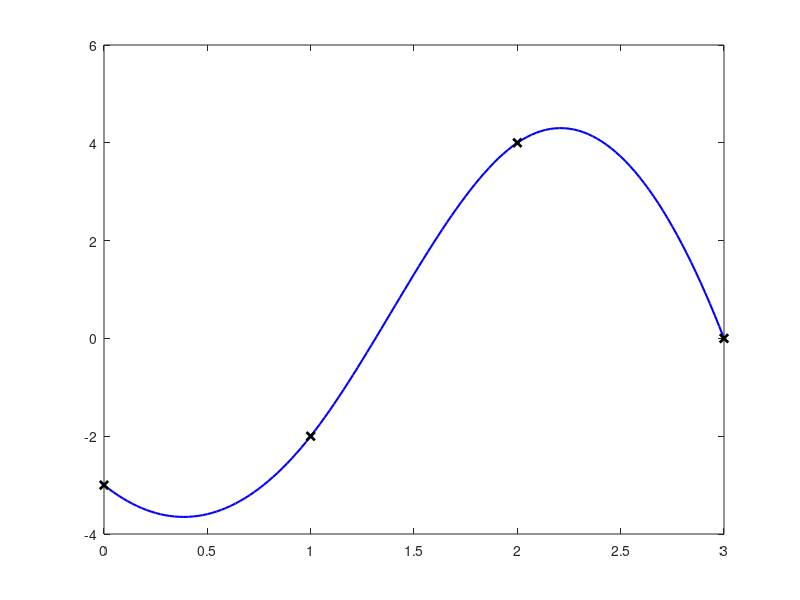

The MATLAB script that drew this image:
function cap5ex2()
    printf(":::::::::::::::: CAPITULO 5 :: EXERCICIO 2 A ::::::::::::::::\n")
    x = [  0  1  2  3 ];
    y = [ -3 -2  4  0 ];
    n = 3;
    for i = 1 : n
        h(i) = x(i+1) - x(i);
    end
    [a b c d] = fAspline(n, x, y, h);
    a2 = a(2)
    b2 = b(2)
    c2 = c(2)
    d2 = d(2)

    printf(":::::::::::::::: CAPITULO 5 :: EXERCICIO 2 B ::::::::::::::::\n")
    x = [  0  1  2  3 ];
    y = [ -3 -2  4  0 ];
    n = 3;
    for i = 1 : n
        h(i) = x(i+1) - x(i);
    end
    [a b c d] = fBspline(n, x, y, h)

    printf(":::::::::::::::: CAPITULO 5 :: EXERCICIO 2 C ::::::::::::::::\n")
    printf("x a ser interpolado: ")
    xi = 1.3
    s = 0;
    for i = 1 : n
        if (xi > x(i))
            s = i;
        end
    end
    s

    printf(":::::::::::::::: CAPITULO 5 :: EXERCICIO 2 D ::::::::::::::::\n")
    np = 44;
    xp=[];
    yp=[];
    for i = 1 : n
        xs = x(i) : (x(i+1)-x(i))/np : x(i+1);
        for k = 1 : np+1
            ys(k) = a(i) * (xs(k)-x(i)) * (xs(k)-x(i)) * (xs(k)-x(i)) ...
                  + b(i) * (xs(k)-x(i)) * (xs(k)-x(i)) ...
                  + c(i) * (xs(k)-x(i)) ...
                  + d(i);
        end
        xp = [xp xs];
        yp = [yp ys];
    end
    plot(
        xp, yp, 'b', 'LineWidth', 1.5,
        x, y, 'kx', 'LineWidth', 2
    )
    printf("GRAFICO PLOTADO\n")
end

function [a b c d]=fBspline(m,x,y,h)
    t(2) = 0;
    r(2) = 3*h(1) + 2*h(2);
    d(2) = h(2);
    b(2) = 6*((y(3) - y(2)) / h(2) - (y(2) - y(1)) / h(1));
    for i = 3 : m-1
        t(i) = h(i-1);
        r(i) = 2*(h(i-1) + h(i));
        d(i) = h(i);
        b(i) = 6*((y(i+1) - y(i)) / h(i) - (y(i) - y(i-1)) / h(i-1));
    end
    t(m) = h(m-1);
    r(m) = (2*h(m-1) + 3*h(m));
    d(m) = 0;
    b(m) = 6*((y(m+1) - y(m)) / h(m) - (y(m) - y(m-1)) / h(m-1));
    for i = 3 : m
        aux = t(i) / r(i-1);
        t(i) = 0;
        r(i) = r(i) - aux*d(i-1);
        b(i) = b(i) - aux*b(i-1);
    end
    S(m) = b(m) / r(m);
    for i = m-1 : -1 : 2
        S(i) = (b(i) - d(i)*S(i+1)) / r(i);
    end
    S(1)=S(2); S(m+1)=S(m);
    S
    for i = 1 : m
        a(i) = (S(i+1) - S(i)) / (6*h(i));
        b(i) =  S(i) / 2;
        c(i) = (y(i+1) - y(i)) / h(i) - (S(i+1) + 2*S(i))*h(i) / 6;
        d(i) =  y(i);
    end
end

function [a b c d S] = fAspline(m,x,y,h)
    t(2) = 0;
    r(2) = 2*h(1) + 2*h(2);
    d(2) = h(2);
    b(2) = 6*((y(3) - y(2)) / h(2) - (y(2) - y(1)) / h(1));
    for i = 3 : m-1
    	t(i) = h(i-1);
    	r(i) = 2*(h(i-1) + h(i));
    	d(i) = h(i);
    	b(i) = 6*((y(i+1) - y(i)) / h(i) - (y(i) - y(i-1)) / h(i-1));
    end
    t(m) = h(m-1);
    r(m) = (2*h(m-1)+2*h(m));
    d(m) = 0;
    b(m) = 6*((y(m+1) - y(m)) / h(m) - (y(m) - y(m-1)) / h(m-1));
    for i = 3 : m
        aux = t(i) / r(i-1);
        t(i) = 0;
        r(i) = r(i) - aux*d(i-1);
        b(i) = b(i) - aux*b(i-1);
    end
    S(m) = b(m) / r(m);
    for i = m-1 : -1:2
        S(i) = (b(i) - d(i)*S(i+1)) / r(i);
    end
    S(1) = 0;
    S(m+1) = 0;
    S
    for i = 1 : m
        a(i) = (S(i+1) - S(i)) / (6*h(i));
        b(i) = S(i) / 2;
        c(i) = (y(i+1) - y(i)) / h(i) - (S(i+1) + 2*S(i)) * h(i) / 6;
        d(i) = y(i);
    end
end
